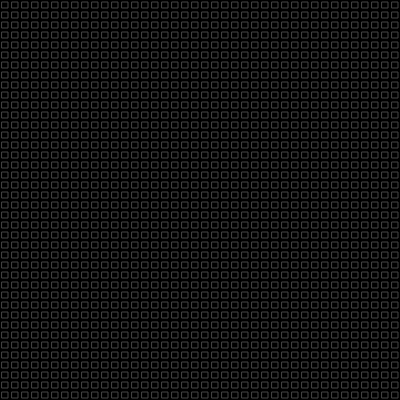
Frame 1 (no input)
Frame 60 (no input): identical to frame 1, image omitted
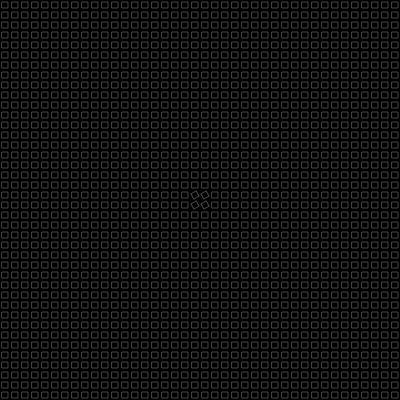
Frame 120 (the mouse pressed at the canvas centre since frame 60)

The p5.js sketch that drew these frames (run headless with seeded random() and noise() and a simulated clock; from frame 60 on, the mouse is pressed at the canvas centre):

// p5.js sketch
// ── sketch.js
let distMouse = 15;
let b;
let rows;
let cols;
let size = 10;
let blocks = [];
let offset = 4;

function setup() {
  createCanvas(400, 400);
  rectMode(CENTER)
  angleMode(DEGREES)
  
  rows = height/size;
  cols = width/size;
  
  for(let i = 0; i < cols; i++) {
    blocks[i] = []
    for(let j = 0; j < rows; j++) {
      blocks[i][j] = new Block(size/2 + i*size, size/2 + j*size);
    }
  }
}

function draw() {
  background(0);
  for(let i = 0; i < cols; i++) {
    for(let j = 0; j < rows; j++) {
      blocks[i][j].move();
      blocks[i][j].display();
    }
  }
}
// ── block.js
class Block {
    constructor(x, y) {
      this.x = x;
      this.y = y;
      this.angle = 0;
      this.c = 70;
    }
    
    display() {
      noFill()
      stroke(this.c)
      push();
      translate(this.x, this.y);
      rotate(this.angle)
      if(this.angle > 0 && this.angle < 45) {
        this.drawX();
      } else {
        this.drawBox();  
      }
      pop();
    }
    
    move() {
      let distance;
      if(pmouseX != mouseX || pmouseY != pmouseY) {
        distance = dist(mouseX, mouseY, this.x, this.y);
        if(distance < distMouse) {
          this.angle += 1;  
          this.c = 255;
        } 
      }
      
        if(this.angle > 0 && this.angle < 90) {
          this.angle += 1;
          if(this.c > 70) {
              this.c -= 3;
          }
        } else {
          this.angle = 0;
          this.c = 70;
        }
    }
    
    drawBox() {
      rect(0, 0, size-offset, size-offset)
    }
    
    drawX() {
      let margin = -size/2;
      line(margin + offset/2,margin + offset/2, margin + size - offset/2, margin + size - offset/2);
      line(margin + size - offset/2, margin + offset/2 , margin + offset/2, margin + size - offset/2);
    }
  }
